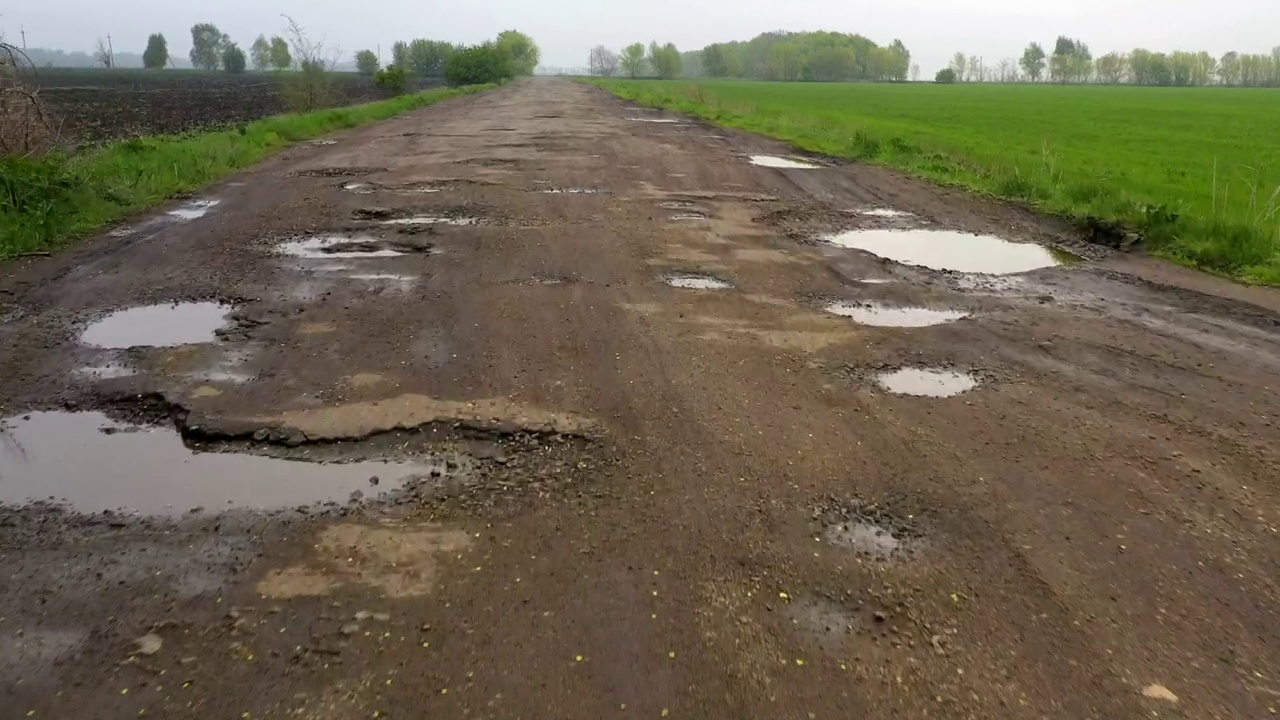
#> input picture data/images/test.jpg, 1280 x 720 px, given in place of road.mp4, which was not available
$ python test_speed.py
#> lines starting #> are read from the running program, lines starting #| are printed output that depends on the picture; pictures that were not available may be replaced by others from this repository, and a replacement may not be noted
### speed_estimator.py
"""
Optical Flow-based Vehicle Speed Estimation
============================================
Estimates forward velocity using ground plane feature tracking.
"""

import numpy as np
import cv2
from collections import deque


class OpticalFlowSpeedEstimator:
    """
    Estimate vehicle speed using optical flow on ground plane features.
    Uses Lucas-Kanade sparse optical flow with feature tracking.
    """

    def __init__(self, ipm_estimator, fps=30, buffer_size=10):
        """
        Initialize speed estimator.

        Parameters:
        -----------
        ipm_estimator : IPMDistanceEstimator
            Calibrated IPM estimator for ground plane mapping
        fps : float
            Camera frame rate
        buffer_size : int
            Number of speed estimates to smooth over
        """
        self.ipm = ipm_estimator
        self.fps = fps
        self.dt = 1.0 / fps

        # Feature detection parameters
        self.feature_params = dict(
            maxCorners=100,
            qualityLevel=0.01,
            minDistance=30,
            blockSize=7
        )

        # Optical flow parameters (Lucas-Kanade)
        self.lk_params = dict(
            winSize=(21, 21),
            maxLevel=2,
            criteria=(cv2.TERM_CRITERIA_EPS | cv2.TERM_CRITERIA_COUNT, 10, 0.03)
        )

        # State
        self.prev_gray = None
        self.prev_points = None
        self.speed_buffer = deque(maxlen=buffer_size)

        # ROI for ground plane features (lower half of image)
        self.roi_y_start = 0.5  # start at middle of image
        self.roi_y_end = 0.9    # end near bottom (avoid hood)

    # [5 lines left out: function reset, not called in this run]

    def _extract_ground_features(self, gray_frame):
        """
        Detect features in ground plane ROI.

        Parameters:
        -----------
        gray_frame : np.ndarray
            Grayscale image

        Returns:
        --------
        points : np.ndarray
            Feature points in ground ROI
        """
        h, w = gray_frame.shape

        # Define ROI (lower portion of image = ground)
        y_start = int(h * self.roi_y_start)
        y_end = int(h * self.roi_y_end)

        roi = gray_frame[y_start:y_end, :]

        # Detect features
        points = cv2.goodFeaturesToTrack(roi, mask=None, **self.feature_params)

        if points is not None:
            # Adjust coordinates to full image
            points[:, 0, 1] += y_start

        return points

    def estimate_speed(self, frame):
        """
        Estimate vehicle speed from current frame.

        Parameters:
        -----------
        frame : np.ndarray
            Current BGR frame

        Returns:
        --------
        speed_mps : float
            Estimated speed in meters/second (None if unavailable)
        """
        gray = cv2.cvtColor(frame, cv2.COLOR_BGR2GRAY)

        # Initialize on first frame
        if self.prev_gray is None:
            self.prev_gray = gray
            self.prev_points = self._extract_ground_features(gray)
            return None

        # Skip if no previous features
        if self.prev_points is None or len(self.prev_points) < 5:
            self.prev_gray = gray
            self.prev_points = self._extract_ground_features(gray)
            return None

        # Calculate optical flow
        curr_points, status, err = cv2.calcOpticalFlowPyrLK(
            self.prev_gray, gray, self.prev_points, None, **self.lk_params
        )

        # Filter good matches
        good_prev = self.prev_points[status == 1]
        good_curr = curr_points[status == 1]

        if len(good_prev) < 5:
            # Too few features, re-detect
            self.prev_gray = gray
            self.prev_points = self._extract_ground_features(gray)
            return None

        # Convert pixel displacements to ground plane displacements
        displacements_m = []

        for p_prev, p_curr in zip(good_prev, good_curr):
            # Convert to ground coordinates
            X_prev, Y_prev, _ = self.ipm.image_to_ground(p_prev[0], p_prev[1])
            X_curr, Y_curr, _ = self.ipm.image_to_ground(p_curr[0], p_curr[1])

            if X_prev is None or X_curr is None:
                continue

            # Forward displacement (X-axis)
            dx = X_curr - X_prev

            displacements_m.append(dx)

        if len(displacements_m) < 3:
            self.prev_gray = gray
            self.prev_points = self._extract_ground_features(gray)
            return None

        # Robust median displacement
        median_displacement = np.median(displacements_m)

        # Speed = displacement / time
        # Note: displacement is negative when moving forward (features move backward in image)
        speed_mps = abs(median_displacement) / self.dt

        # Smooth speed estimate
        self.speed_buffer.append(speed_mps)
        smoothed_speed = np.median(list(self.speed_buffer))

        # Update state
        self.prev_gray = gray
        self.prev_points = good_curr.reshape(-1, 1, 2)

        # Re-detect features periodically to maintain tracking
        if len(self.prev_points) < 20:
            new_features = self._extract_ground_features(gray)
            if new_features is not None:
                self.prev_points = new_features

        return float(smoothed_speed)

    # [20 lines left out: function get_speed_kmh, not called in this run]


# Alternative: Simple speed estimator using known vehicle speed (CAN bus / GPS)
class CANSpeedReader:
    """
    Read vehicle speed from CAN bus or GPS.
    This is a placeholder - actual implementation depends on hardware.
    """

    # [33 lines left out: functions __init__, get_speed_mps, not called in this run]

    def get_speed_kmh(self):
        """Get speed in km/h."""
        return self.get_speed_mps() * 3.6


# [19 lines that do not run on import are left out]

### ipm_distance.py
"""
Inverse Perspective Mapping (IPM) for Distance Estimation
==========================================================
Converts image coordinates to real-world ground plane coordinates
for accurate monocular distance estimation.
"""

import numpy as np
import cv2


class IPMDistanceEstimator:
    """
    IPM-based distance estimator for monocular camera.

    Requires camera calibration (intrinsics + extrinsics).
    Assumes flat road surface.
    """

    def __init__(self, camera_matrix, dist_coeffs, camera_height, pitch_angle):
        """
        Initialize IPM Distance Estimator.

        Parameters:
        -----------
        camera_matrix : np.ndarray (3x3)
            Camera intrinsic matrix K
        dist_coeffs : np.ndarray
            Lens distortion coefficients
        camera_height : float
            Camera height above ground in meters
        pitch_angle : float
            Camera pitch angle in degrees (positive = looking down)
        """
        self.K = camera_matrix
        self.dist_coeffs = dist_coeffs
        self.camera_height = camera_height
        self.pitch_rad = np.deg2rad(pitch_angle)

        # Compute homography matrix
        self.H_inv = self._compute_homography()

    def _compute_homography(self):
        """
        Compute inverse homography for image-to-ground transformation.

        Returns:
        --------
        H_inv : np.ndarray (3x3)
            Inverse homography matrix
        """
        # Simplified IPM for flat ground plane
        # Using camera geometry: distance = (h * f) / (v - v0)
        # where v0 is the horizon line (principal point y-coordinate)

        fx = self.K[0, 0]  # focal length in x
        fy = self.K[1, 1]  # focal length in y
        cx = self.K[0, 2]  # principal point x
        cy = self.K[1, 2]  # principal point y

        # Account for pitch angle
        # The effective horizon line shifts with pitch
        cy_effective = cy - fy * np.tan(self.pitch_rad)

        # Create transformation matrix from image to ground
        # This is a simplified version that works better for our use case
        H_inv = np.array([
            [(self.camera_height / fx), 0, -cx * (self.camera_height / fx)],
            [0, (self.camera_height / fy), -cy_effective * (self.camera_height / fy)],
            [0, 0, 1]
        ])

        return H_inv

    def image_to_ground(self, u, v):
        """
        Convert image pixel to ground plane coordinates.

        Parameters:
        -----------
        u, v : float
            Image coordinates (pixels)

        Returns:
        --------
        X, Y, distance : tuple
            Ground coordinates (X forward, Y lateral) in meters
            and Euclidean distance from camera base
        """
        # Undistort point if distortion coefficients provided
        if self.dist_coeffs is not None:
            pts = np.array([[[u, v]]], dtype=np.float32)
            pts_undist = cv2.undistortPoints(pts, self.K, self.dist_coeffs, P=self.K)
            u, v = pts_undist[0, 0]

        # Homogeneous coordinates
        p_img = np.array([u, v, 1.0])

        # Transform to ground plane
        p_ground = self.H_inv @ p_img

        # Normalize
        w = p_ground[2]
        if abs(w) < 1e-9:
            return None, None, None

        X = p_ground[0] / w
        Y = p_ground[1] / w

        # Euclidean distance
        distance = np.sqrt(X**2 + Y**2)

        return float(X), float(Y), float(distance)

    # [71 lines left out: functions bbox_bottom_distance, calibrate_from_reference, not called in this run]


def create_default_camera_matrix(image_width, image_height, focal_length=None):
    """
    Create camera intrinsic matrix with default parameters.

    Parameters:
    -----------
    image_width, image_height : int
        Image dimensions
    focal_length : float, optional
        If None, uses image width as rough estimate

    Returns:
    --------
    K : np.ndarray (3x3)
        Camera intrinsic matrix
    """
    if focal_length is None:
        # Rough estimate: focal_length ≈ image_width
        focal_length = image_width

    # Principal point at image center
    cx = image_width / 2
    cy = image_height / 2

    K = np.array([
        [focal_length, 0, cx],
        [0, focal_length, cy],
        [0, 0, 1]
    ], dtype=np.float32)

    return K


# Example usage
# [22 lines that do not run on import are left out]

### test_speed.py
#!/usr/bin/env python3
"""
Test Speed Estimation Alone
===========================
Tests the optical flow speed estimation.
"""

import sys
import os
import cv2
import numpy as np

# Add src to path
sys.path.insert(0, os.path.join(os.path.dirname(__file__), 'src'))

from speed_estimator import OpticalFlowSpeedEstimator
from ipm_distance import IPMDistanceEstimator, create_default_camera_matrix

def test_speed_estimation():
    """Test speed estimation on video."""

    print("=== Speed Estimation Test ===\n")

    # Configuration
    VIDEO_PATH = "data/videos/road.mp4"

    # Camera configuration
    camera_config = {
        'width': 640,
        'height': 384,
        'focal_length': 640,  # pixels
        'camera_height': 1.2,  # meters
        'pitch_angle': 15,     # degrees
        'fps': 30
    }

    print("1. Initializing speed estimator...")

    # Create IPM estimator first
    camera_matrix = create_default_camera_matrix(
        camera_config['width'],
        camera_config['height'],
        camera_config['focal_length']
    )
    dist_coeffs = np.zeros((4, 1))
    ipm_estimator = IPMDistanceEstimator(
        camera_matrix,
        dist_coeffs,
        camera_config['camera_height'],
        camera_config['pitch_angle']
    )

    estimator = OpticalFlowSpeedEstimator(ipm_estimator, fps=camera_config['fps'])
    print("   [OK] Speed estimator initialized")

    print("2. Opening video...")
    cap = cv2.VideoCapture(VIDEO_PATH)
    if not cap.isOpened():
        raise RuntimeError(f"Cannot open video: {VIDEO_PATH}")

    print("3. Processing video for speed estimation...\n")

    frame_count = 0
    speed_readings = []

    # Process first 100 frames to get stable readings
    max_frames = 100

    while frame_count < max_frames:
        ret, frame = cap.read()
#> frame is the input picture: shape (720, 1280, 3); mean B, G, R 82.9, 102.8, 110.6
        if not ret:
            break

        frame_count += 1

        # Resize to match camera config
        frame = cv2.resize(frame, (camera_config['width'], camera_config['height']))
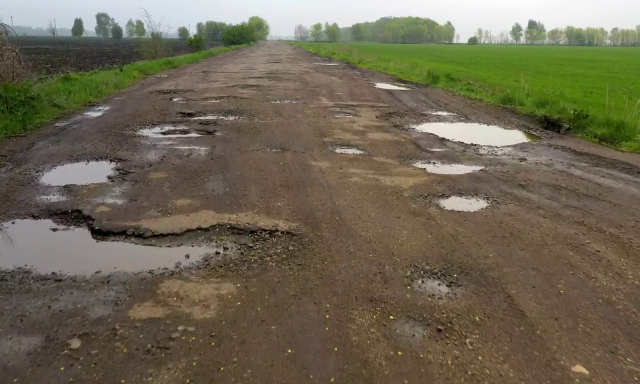
#> frame: shape (384, 640, 3); mean B, G, R 82.8, 102.7, 110.5

        # Estimate speed
        speed_mps = estimator.estimate_speed(frame)
#> in estimate_speed, `gray = cv2.cvtColor(frame, cv2.COLOR_BGR2GRAY)`:
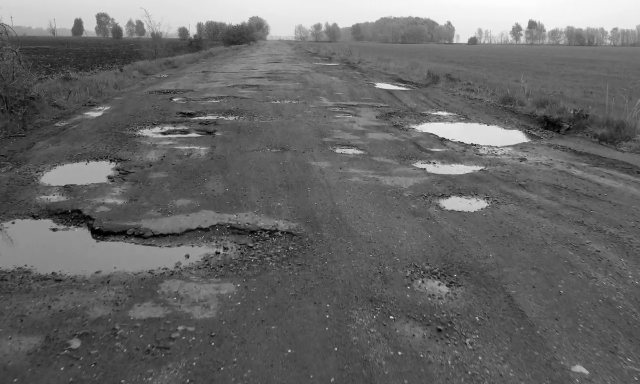
#> gray: shape (384, 640); min 0, max 253, mean 102.8
#> in _extract_ground_features, `roi = gray_frame[y_start:y_end, :]`:
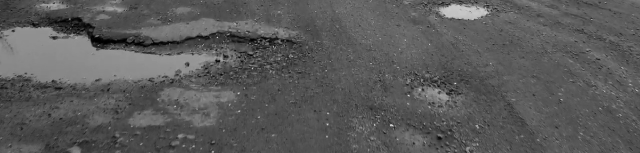
#> roi: shape (153, 640); min 0, max 218, mean 90.1
#> in _extract_ground_features, `points = cv2.goodFeaturesToTrack(roi, mask=None, **self.feature_params)`: points = 79 rows, first 8: [217, 59], [392, 126], [488, 11], [187, 64], [421, 89], [277, 39], [468, 148], [94, 39]
#> in estimate_speed, `self.prev_points = self._extract_ground_features(gray)`: self.prev_points = 79 rows, first 8: [217, 251], [392, 318], [488, 203], [187, 256], [421, 281], [277, 231], [468, 340], [94, 231]
        confidence = 1.0 if speed_mps is not None else 0.0
#> confidence = 0

        if speed_mps is not None:
            speed_kmh = speed_mps * 3.6  # Convert to km/h

        if confidence > 0.3:  # Only use confident readings
            speed_readings.append(speed_kmh)

            if frame_count % 10 == 0:
                print(f"Frame {frame_count}: {speed_kmh:.1f} km/h (confidence: {confidence:.2f})")

        # Display frame with speed info (optional)
        if frame_count % 30 == 0:
            print(f"  Processed {frame_count} frames, {len(speed_readings)} valid speed readings")

    cap.release()

    print(f"\n=== Speed Analysis ===")

    if speed_readings:
        avg_speed = np.mean(speed_readings)
        std_speed = np.std(speed_readings)
        min_speed = np.min(speed_readings)
        max_speed = np.max(speed_readings)

        print(f"Total valid readings: {len(speed_readings)}")
        print(f"Average speed: {avg_speed:.1f} km/h")
        print(f"Speed std dev: {std_speed:.1f} km/h")
        print(f"Speed range: {min_speed:.1f} - {max_speed:.1f} km/h")

        # Validation
        print(f"\n=== Validation ===")

        if avg_speed < 5 or avg_speed > 120:
            print(f"⚠️  WARNING: Average speed seems unrealistic ({avg_speed:.1f} km/h)")
            print("   - Check if vehicle is actually moving in the video")
            print("   - Verify focal_length calibration")
        else:
            print(f"✅ Average speed seems reasonable ({avg_speed:.1f} km/h)")

        if std_speed > 20:
            print(f"⚠️  WARNING: High speed variability (std: {std_speed:.1f} km/h)")
            print("   - Optical flow may be unstable")
            print("   - Road may have insufficient features")
        else:
            print(f"✅ Speed estimation seems stable (std: {std_speed:.1f} km/h)")

        # Typical speed ranges
        if 20 <= avg_speed <= 80:
            print(f"✅ Speed within typical urban driving range")
        elif avg_speed > 80:
            print(f"ℹ️  High speed detected - possibly highway driving")
        else:
            print(f"ℹ️  Low speed detected - possibly traffic or residential area")

    else:
        print("❌ No valid speed readings obtained")
        print("   - Video may have insufficient optical flow features")
        print("   - Camera may be stationary")
        print("   - Try lowering confidence threshold")

    print(f"\n=== Recommendations ===")
    print("- Compare with known vehicle speed if available")
    print("- For testing, you can use a fixed speed (e.g., 50 km/h)")
    print("- Ensure video has sufficient texture for optical flow")

if __name__ == "__main__":
    test_speed_estimation()
